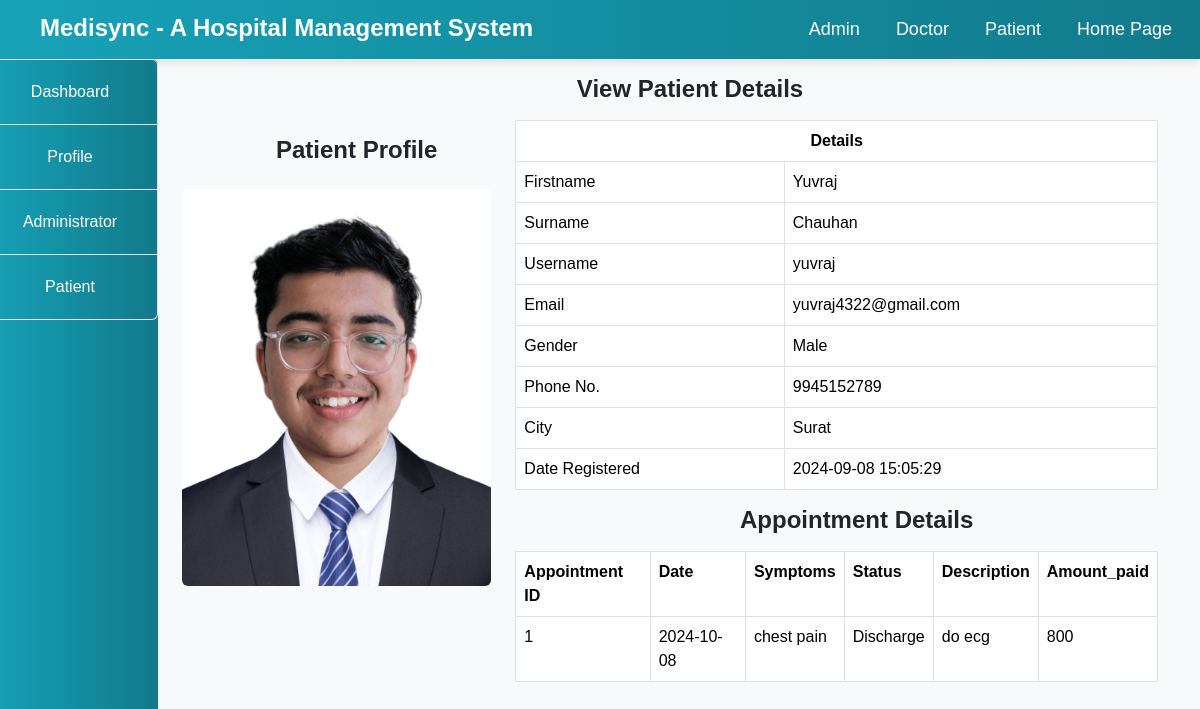
Page /Hospital/admin/view.php?id=1 on the committed database.
### tables this page shows
CREATE TABLE `patient` (
  `id` int(100) NOT NULL,
  `firstname` varchar(100) NOT NULL,
  `surname` varchar(100) NOT NULL,
  `username` varchar(100) NOT NULL,
  `email` varchar(100) NOT NULL,
  `gender` varchar(100) NOT NULL,
  `phone` varchar(100) NOT NULL,
  `city` varchar(100) NOT NULL,
  `password` varchar(100) NOT NULL,
  `date_reg` varchar(100) NOT NULL,
  `profile` varchar(100) NOT NULL
);

CREATE TABLE `appointment` (
  `id` int(100) NOT NULL,
  `firstname` varchar(100) NOT NULL,
  `surname` varchar(100) NOT NULL,
  `gender` varchar(100) NOT NULL,
  `phone` varchar(100) NOT NULL,
  `doctor_id` varchar(100) NOT NULL,
  `appointment_date` varchar(100) NOT NULL,
  `symptoms` varchar(100) NOT NULL,
  `status` varchar(100) NOT NULL,
  `date_booked` varchar(100) NOT NULL,
  `patient_id` int(100) NOT NULL,
  `description` varchar(100) DEFAULT NULL,
  `amount_paid` int(10) DEFAULT NULL
);

### Hospital/admin/view.php (the view, shortened to what this page needs)
<!DOCTYPE html>
<html lang="en">
<head>
    <link href="https://cdn.jsdelivr.net/npm/bootstrap@5.3.0/dist/css/bootstrap.min.css" rel="stylesheet">
</head>
<body>
    <?php
    include("../include/header.php");
    include("../include/connection.php");
    ?>
    <div class="container-fluid">
        <div class="col-md-12">
            <div class="row">
                <div class="col-md-2" style="margin-left: -30px;">
                    <?php include("sidenav.php"); ?>
                </div>
                <div class="col-md-10">
                    <h5 class="text-center my-3">View Patient Details</h5>
                    <?php
                    if (isset($_GET['id'])) {
                        $id = $_GET['id'];
                        $patient_query = "SELECT * FROM patient WHERE id = '$id'";
                        $patient_res = mysqli_query($connect, $patient_query);
                        $patient = mysqli_fetch_array($patient_res);
                        $appointment_query = "SELECT * FROM appointment WHERE patient_id = '$id'";
                        $appointment_res = mysqli_query($connect, $appointment_query);
                    }
                    ?>
                    <div class="row">
                        <div class="col-md-4 text-center">
                            <h5 class="text-center my-3">Patient Profile</h5>
                            <?php
                            echo "<img src='../patient/img/".$patient['profile']."' class='img-fluid rounded my-2'  width='350px' height='350px'>";
                            ?>
                        </div>
                        <div class="col-md-8">
                            <table class="table table-bordered">
                                <tr>
                                    <th class="text-center" colspan="2">Details</th>
                                </tr>
                                <tr>
                                    <td>Firstname</td>
                                    <td><?php echo $patient['firstname']; ?></td>
                                </tr>
                                <tr>
                                    <td>Surname</td>
                                    <td><?php echo $patient['surname']; ?></td>
                                </tr>
                                <tr>
                                    <td>Username</td>
                                    <td><?php echo $patient['username']; ?></td>
                                </tr>
                                <tr>
                                    <td>Email</td>
                                    <td><?php echo $patient['email']; ?></td>
                                </tr>
                                <tr>
                                    <td>Gender</td>
                                    <td><?php echo $patient['gender']; ?></td>
                                </tr>
                                <tr>
                                    <td>Phone No.</td>
                                    <td><?php echo $patient['phone']; ?></td>
                                </tr>
                                <tr>
                                    <td>City</td>
                                    <td><?php echo $patient['city']; ?></td>
                                </tr>
                                <tr>
                                    <td>Date Registered</td>
                                    <td><?php echo $patient['date_reg']; ?></td>
                                </tr>
                            </table>
                            <h5 class="text-center my-3">Appointment Details</h5>
                            <table class="table table-bordered">
                                <tr>
                                    <th>Appointment ID</th>
                                    <th>Date</th>
                                    <th>Symptoms</th>
                                    <th>Status</th>
                                    <th>Description</th>
                                    <th>Amount_paid</th>
                                </tr>
                                <?php
                                if (mysqli_num_rows($appointment_res) > 0) {
                                    while ($appointment = mysqli_fetch_array($appointment_res)) {
                                        echo "<tr>";
                                        echo "<td>" . $appointment['id'] . "</td>";
                                        echo "<td>" . $appointment['appointment_date'] . "</td>";
                                        echo "<td>" . $appointment['symptoms'] . "</td>";
                                        echo "<td>" . $appointment['status'] . "</td>";
                                        echo "<td>" . $appointment['description'] . "</td>";
                                        echo "<td>" . $appointment['amount_paid'] . "</td>";
                                        echo "</tr>";
                                    }
                                } else {
                                    echo "<tr><td colspan='4' class='text-center'>No appointments found for this patient.</td></tr>";
                                }
                                ?>
                            </table>
                        </div>
                    </div>
                </div>
            </div>
        </div>
    </div>
</body>
</html>

### Hospital/include/header.php (style rules this page uses)
body { font-family: 'Arial', sans-serif; background-color: #f8f9fa; }
h5 { margin-left: 40px; margin-top: 5px; font-size: 24px; font-weight: bold; }

### rows in the picture
patient: profile (picture), firstname "Yuvraj", surname "Chauhan", username "yuvraj", email "yuvraj4322@gmail.com", gender "Male", phone "9945152789", city "Surat", date_reg "2024-09-08 15:05:29"
appointment: id "1", appointment_date "2024-10-08", symptoms "chest pain", status "Discharge", description "do ecg", amount_paid "800"
